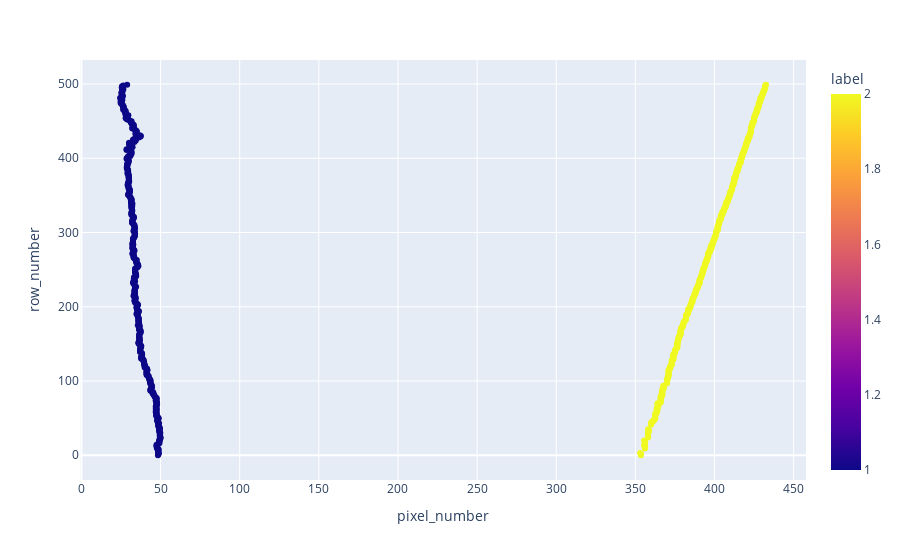

The code cell stored with this chart in its notebook:
### Code cell
df = pd.read_csv("D:/stage_ete_SDC_data/data_store_warp/mean_dataframes/new_data200.csv")
fig = px.scatter(df, x="pixel_number", y="row_number", color="label")
fig.show()

### Figure 1 — Plotly figure (JSON) as saved in the notebook; plotly's stock layout.template omitted (floating-point values rounded to 4 significant figures; data arrays with more than 128 entries replaced by an {"elided": "..."} marker saying what was removed)
{"data": [{"hovertemplate": "pixel_number=%{x}<br>row_number=%{y}<br>label=%{marker.color}<extra></extra>", "legendgroup": "", "marker": {"color": {"elided": "985 int values"}, "coloraxis": "coloraxis", "symbol": "circle"}, "mode": "markers", "name": "", "orientation": "v", "showlegend": false, "type": "scatter", "x": {"elided": "985 float values"}, "xaxis": "x", "y": {"elided": "985 int values"}, "yaxis": "y"}], "layout": {"coloraxis": {"colorbar": {"title": {"text": "label"}}, "colorscale": [[0, "#0d0887"], [0.1111, "#46039f"], [0.2222, "#7201a8"], [0.3333, "#9c179e"], [0.4444, "#bd3786"], [0.5556, "#d8576b"], [0.6667, "#ed7953"], [0.7778, "#fb9f3a"], [0.8889, "#fdca26"], [1, "#f0f921"]]}, "legend": {"tracegroupgap": 0}, "margin": {"t": 60}, "xaxis": {"anchor": "y", "domain": [0, 1], "title": {"text": "pixel_number"}}, "yaxis": {"anchor": "x", "domain": [0, 1], "title": {"text": "row_number"}}}}
